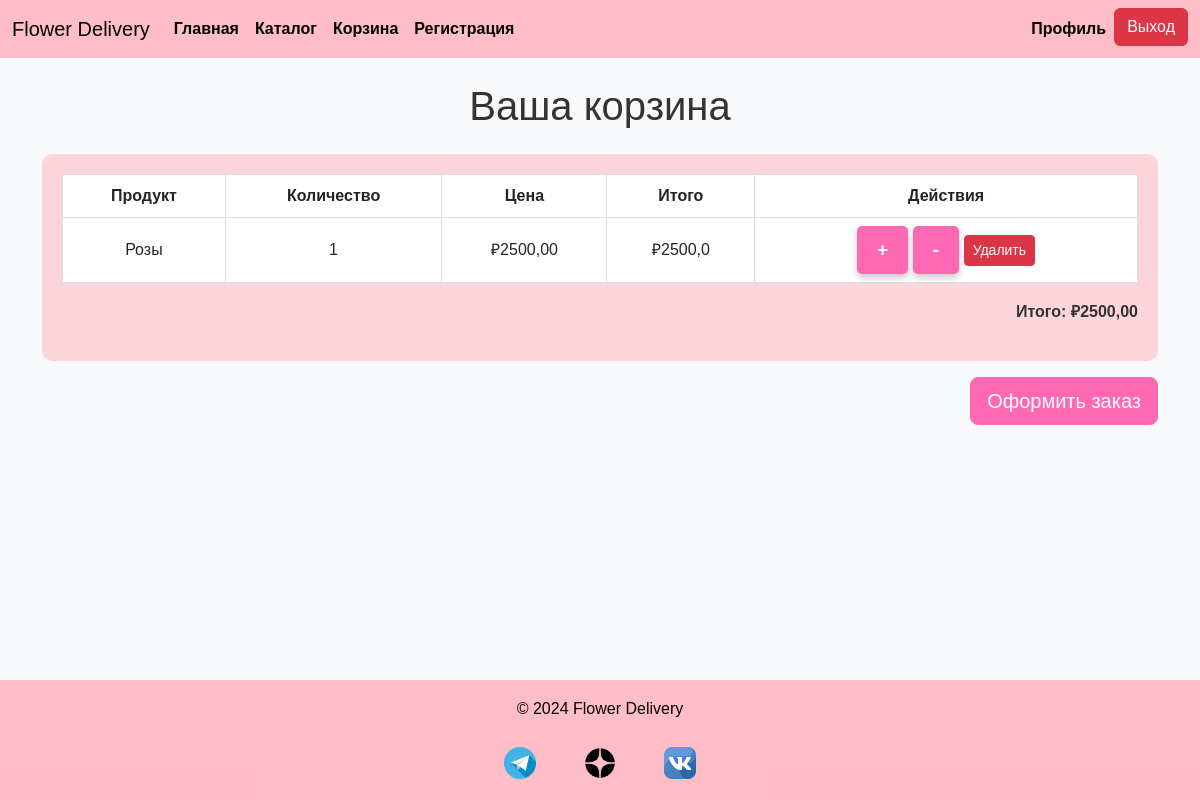
The app's page /cart/ (signed in), older data.
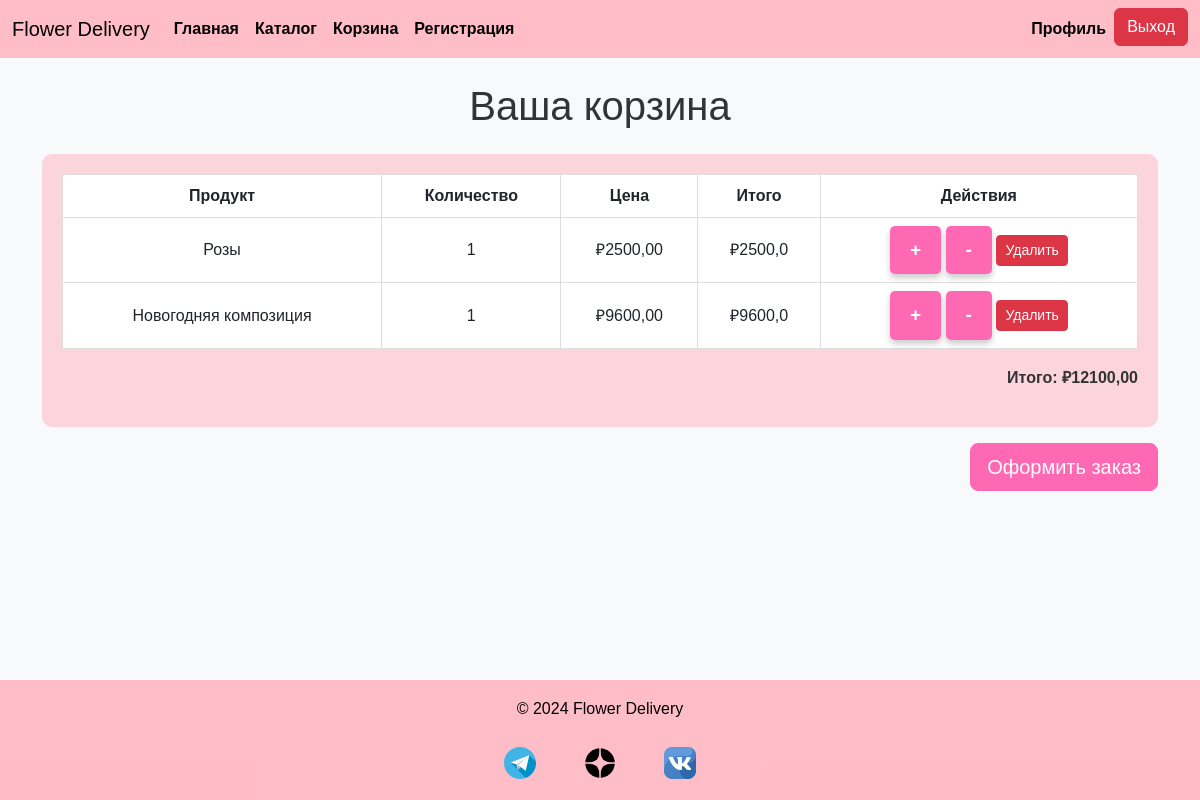
The same page, newer data.
### shop/models.py (models this page shows, shortened)
class CartItem(models.Model):
    flower = models.ForeignKey(Flower, on_delete=models.CASCADE)
    quantity = models.PositiveIntegerField(default=1)
    user = models.ForeignKey(User, on_delete=models.CASCADE, null=True, blank=True)

class Flower(models.Model):
    name = models.CharField(max_length=255)
    description = models.TextField()
    price = models.DecimalField(max_digits=10, decimal_places=2)
    image = models.ImageField(upload_to='flowers/')
    stock = models.PositiveIntegerField(default=0)

### shop/views.py (the view)
# urls.py: path('cart/', views.cart, name='cart'),
@login_required
def cart(request):
    cart_items = CartItem.objects.filter(user=request.user)
    total_price = sum(item.quantity * item.flower.price for item in cart_items)
    return render(request, 'shop/cart.html', {"cart": cart_items, "cart_total": total_price})

### shop/templatetags/custom_filters.py (called while the page is built)
@register.filter
def multiply(value, arg):
    try:
        return float(value) * float(arg)
    except (ValueError, TypeError):
        return ''

### templates/shop/cart.html (shortened to what this page needs)
{% extends "shop/base.html" %}
{% load custom_filters %}
{% block content %}
<h1 class="text-center mb-4">Ваша корзина</h1>
<div class="table-container" style="background-color: rgba(255,185,196,0.55); padding: 20px; border-radius: 10px;">
    <table class="table table-bordered">
        <thead>
            <tr>
                <th>Продукт</th>
                <th>Количество</th>
                <th>Цена</th>
                <th>Итого</th>
                <th>Действия</th>
            </tr>
        </thead>
        <tbody>
            {% for item in cart %}
            <tr>
                <td>{{ item.flower.name }}</td>
                <td>{{ item.quantity }}</td>
                <td>₽{{ item.flower.price }}</td>
                <td>₽{{ item.quantity|multiply:item.flower.price }}</td>
                <td>
                    <button class="btn btn-pink btn-sm update-cart" data-id="{{ item.flower.id }}" data-quantity="{{ item.quantity|add:1 }}">+</button>
                    <button class="btn btn-pink btn-sm update-cart" data-id="{{ item.flower.id }}" data-quantity="{{ item.quantity|add:-1 }}">-</button>
                    <button class="btn btn-danger btn-sm update-cart" data-id="{{ item.flower.id }}" data-quantity="0">Удалить</button>
                </td>
            </tr>
            {% endfor %}
        </tbody>
    </table>
    <p class="text-end fw-bold">Итого: ₽{{ cart_total }}</p>
</div>
<div class="text-end mt-3">
    <button id="checkout-button" class="btn btn-primary btn-lg" style="background-color: #ff69b4; border-color: #ff69b4;">
        Оформить заказ
    </button>
</div>
{% endblock %}

Row changes from the older to the newer data that the page shows:
added CartItem: flower.name "Новогодняя композиция", quantity "1", flower.price "9600,00", quantity|multiply "9600,0"
Text that changed along with them:
{{ cart_total }}: "2500,00" → "12100,00"
